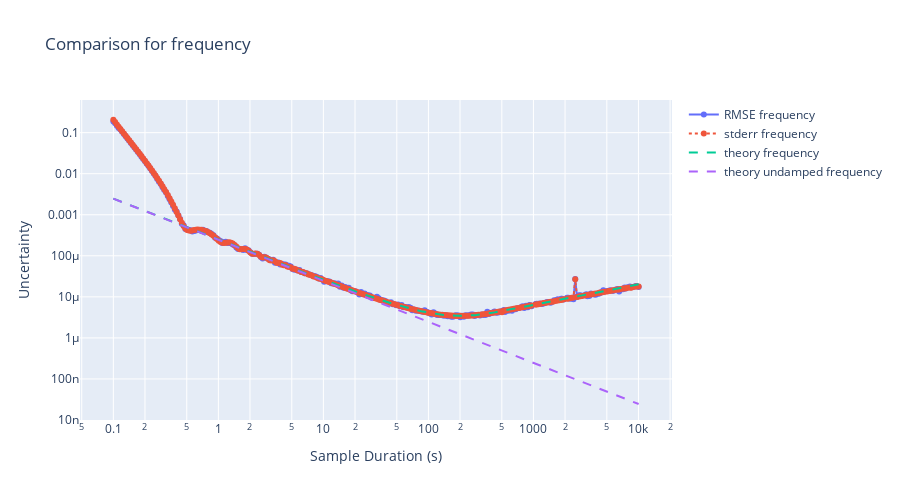
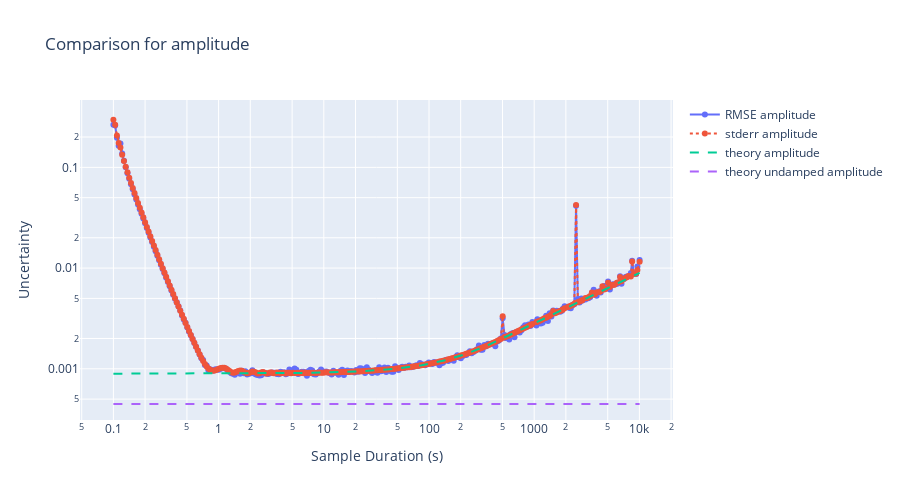
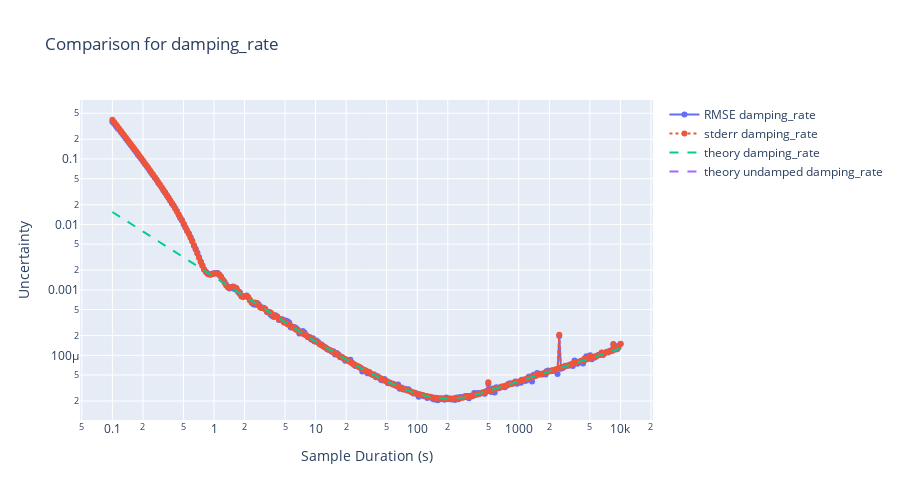
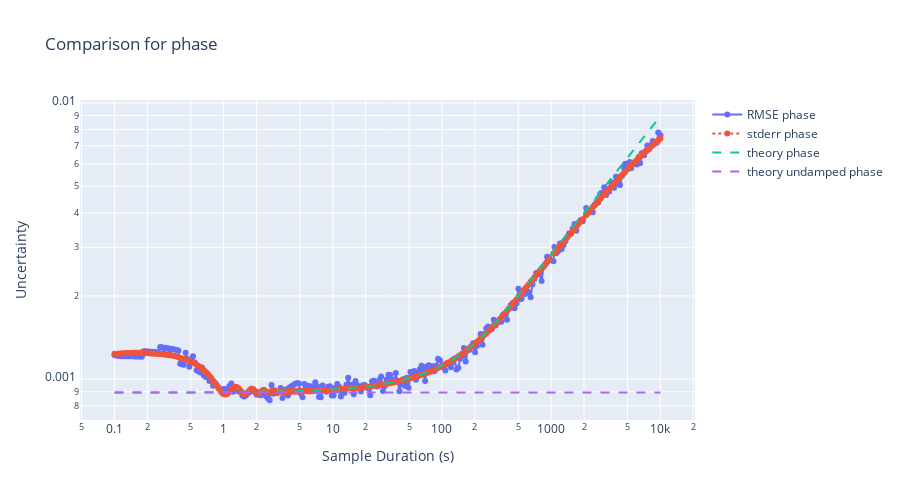

Source (notebook cell) for these figures, in order:
### Code cell
import anal_fit_err
import importlib
import dataclasses

importlib.reload(anal_fit_err)

# Generate theoretical predictions
theory_undamped_curves = {
    "amplitude": [],
    "frequency": [],
    "phase": [],
    "damping_rate": [],
}

theory_curves = {"amplitude": [], "frequency": [], "phase": [], "damping_rate": []}


for this_duration in durations:
    est = anal_fit_err.analy_err_in_fit_damp_sine(
        amp=true_params["amplitude"],
        samp_num=num_points,
        samp_time=this_duration,
        sigma_obs=noise_scale,
        damp_rate=true_params["damping_rate"],
    )
    theory_curves["amplitude"].append(est.amplitude)
    theory_curves["frequency"].append(est.frequency)
    theory_curves["phase"].append(est.phase)
    theory_curves["damping_rate"].append(est.damping_rate)

    est = anal_fit_err.analy_err_in_fit_sine(
        amplitude=true_params["amplitude"],
        samp_num=num_points,
        samp_time=this_duration,
        sigma_obs=noise_scale,
    )
    theory_undamped_curves["amplitude"].append(est.amplitude)
    theory_undamped_curves["frequency"].append(est.frequency)
    theory_undamped_curves["phase"].append(est.phase)
    theory_undamped_curves["damping_rate"].append(np.nan)


for key in true_params:
    fig = go.Figure()
    fig.add_trace(
        go.Scatter(
            x=durations, y=rmse_results[key], mode="lines+markers", name=f"RMSE {key}"
        )
    )
    fig.add_trace(
        go.Scatter(
            x=durations,
            y=stderr_results[key],
            mode="lines+markers",
            name=f"stderr {key}",
            line=dict(dash="dot"),
        )
    )
    fig.add_trace(
        go.Scatter(
            x=durations,
            y=theory_curves[key],
            mode="lines",
            name=f"theory {key}",
            line=dict(dash="dash"),
        )
    )

    fig.add_trace(
        go.Scatter(
            x=durations,
            y=theory_undamped_curves[key],
            mode="lines",
            name=f"theory undamped {key}",
            line=dict(dash="dash"),
        )
    )

    fig.update_layout(
        title=f"Comparison for {key}",
        xaxis_title="Sample Duration (s)",
        yaxis_title="Uncertainty",
        width=900,
        height=500,
        yaxis_type="log",
        xaxis_type="log",
    )
    fig.show()

### Figure 1 — Plotly figure (JSON) as saved in the notebook; plotly's stock layout.template omitted (floating-point values rounded to 4 significant figures; data arrays with more than 128 entries replaced by an {"elided": "..."} marker saying what was removed)
{"data": [{"mode": "lines+markers", "name": "RMSE frequency", "type": "scatter", "x": {"elided": "300 float values"}, "y": {"elided": "300 float values"}}, {"line": {"dash": "dot"}, "mode": "lines+markers", "name": "stderr frequency", "type": "scatter", "x": {"elided": "300 float values"}, "y": {"elided": "300 float values"}}, {"line": {"dash": "dash"}, "mode": "lines", "name": "theory frequency", "type": "scatter", "x": {"elided": "300 float values"}, "y": {"elided": "300 float values"}}, {"line": {"dash": "dash"}, "mode": "lines", "name": "theory undamped frequency", "type": "scatter", "x": {"elided": "300 float values"}, "y": {"elided": "300 float values"}}], "layout": {"height": 500, "title": {"text": "Comparison for frequency"}, "width": 900, "xaxis": {"title": {"text": "Sample Duration (s)"}, "type": "log"}, "yaxis": {"title": {"text": "Uncertainty"}, "type": "log"}}}

### Figure 2 — Plotly figure (JSON) as saved in the notebook; plotly's stock layout.template omitted (floating-point values rounded to 4 significant figures; data arrays with more than 128 entries replaced by an {"elided": "..."} marker saying what was removed)
{"data": [{"mode": "lines+markers", "name": "RMSE amplitude", "type": "scatter", "x": {"elided": "300 float values"}, "y": {"elided": "300 float values"}}, {"line": {"dash": "dot"}, "mode": "lines+markers", "name": "stderr amplitude", "type": "scatter", "x": {"elided": "300 float values"}, "y": {"elided": "300 float values"}}, {"line": {"dash": "dash"}, "mode": "lines", "name": "theory amplitude", "type": "scatter", "x": {"elided": "300 float values"}, "y": {"elided": "300 float values"}}, {"line": {"dash": "dash"}, "mode": "lines", "name": "theory undamped amplitude", "type": "scatter", "x": {"elided": "300 float values"}, "y": {"elided": "300 float values"}}], "layout": {"height": 500, "title": {"text": "Comparison for amplitude"}, "width": 900, "xaxis": {"title": {"text": "Sample Duration (s)"}, "type": "log"}, "yaxis": {"title": {"text": "Uncertainty"}, "type": "log"}}}

### Figure 3 — Plotly figure (JSON) as saved in the notebook; plotly's stock layout.template omitted (floating-point values rounded to 4 significant figures; data arrays with more than 128 entries replaced by an {"elided": "..."} marker saying what was removed)
{"data": [{"mode": "lines+markers", "name": "RMSE damping_rate", "type": "scatter", "x": {"elided": "300 float values"}, "y": {"elided": "300 float values"}}, {"line": {"dash": "dot"}, "mode": "lines+markers", "name": "stderr damping_rate", "type": "scatter", "x": {"elided": "300 float values"}, "y": {"elided": "300 float values"}}, {"line": {"dash": "dash"}, "mode": "lines", "name": "theory damping_rate", "type": "scatter", "x": {"elided": "300 float values"}, "y": {"elided": "300 float values"}}, {"line": {"dash": "dash"}, "mode": "lines", "name": "theory undamped damping_rate", "type": "scatter", "x": {"elided": "300 float values"}, "y": {"elided": "300 null values"}}], "layout": {"height": 500, "title": {"text": "Comparison for damping_rate"}, "width": 900, "xaxis": {"title": {"text": "Sample Duration (s)"}, "type": "log"}, "yaxis": {"title": {"text": "Uncertainty"}, "type": "log"}}}

### Figure 4 — Plotly figure (JSON) as saved in the notebook; plotly's stock layout.template omitted (floating-point values rounded to 4 significant figures; data arrays with more than 128 entries replaced by an {"elided": "..."} marker saying what was removed)
{"data": [{"mode": "lines+markers", "name": "RMSE phase", "type": "scatter", "x": {"elided": "300 float values"}, "y": {"elided": "300 float values"}}, {"line": {"dash": "dot"}, "mode": "lines+markers", "name": "stderr phase", "type": "scatter", "x": {"elided": "300 float values"}, "y": {"elided": "300 float values"}}, {"line": {"dash": "dash"}, "mode": "lines", "name": "theory phase", "type": "scatter", "x": {"elided": "300 float values"}, "y": {"elided": "300 float values"}}, {"line": {"dash": "dash"}, "mode": "lines", "name": "theory undamped phase", "type": "scatter", "x": {"elided": "300 float values"}, "y": {"elided": "300 float values"}}], "layout": {"height": 500, "title": {"text": "Comparison for phase"}, "width": 900, "xaxis": {"title": {"text": "Sample Duration (s)"}, "type": "log"}, "yaxis": {"title": {"text": "Uncertainty"}, "type": "log"}}}
